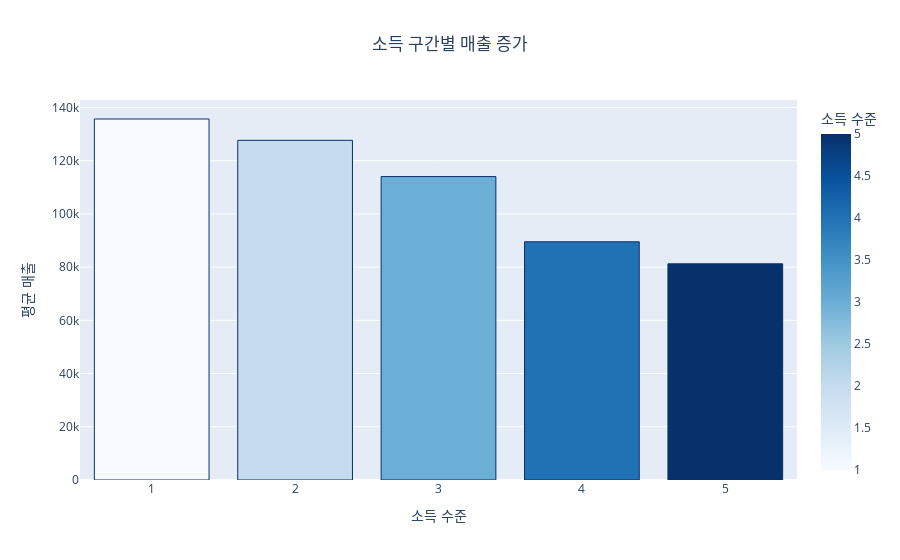

The cell this chart's notebook holds for it:
### Code cell
import pandas as pd
import plotly.express as px
import json

# JSON 문자열을 파이썬 객체로 변환
income_sales_data = '[[135665.77331099944, 1], [127649.68678138133, 2], [114032.53034547152, 3], [89522.10212448752, 4], [81240.75049374589, 5]]'
data = json.loads(income_sales_data)

df = pd.DataFrame(data, columns=['avg_sales', 'income_level'])

fig = px.bar(df, x='income_level', y='avg_sales', title='소득 구간별 매출 증가', 
             labels={'income_level':'소득 수준', 'avg_sales':'평균 매출'}, 
             color='income_level', color_continuous_scale='Blues')

fig.update_layout(title_x=0.5, xaxis_title='소득 수준', yaxis_title='평균 매출')
fig.update_traces(marker_line_width=1, marker_line_color='rgb(8,48,107)')

### Figure 1 — Plotly figure (JSON) as saved in the notebook; plotly's stock layout.template omitted (floating-point values rounded to 4 significant figures)
{"data": [{"hovertemplate": "소득 수준=%{marker.color}<br>평균 매출=%{y}<extra></extra>", "legendgroup": "", "marker": {"color": [1, 2, 3, 4, 5], "coloraxis": "coloraxis", "line": {"color": "rgb(8,48,107)", "width": 1}, "pattern": {"shape": ""}}, "name": "", "orientation": "v", "showlegend": false, "textposition": "auto", "type": "bar", "x": [1, 2, 3, 4, 5], "xaxis": "x", "y": [135700.0, 127600.0, 114000.0, 89520.0, 81240.0], "yaxis": "y"}], "layout": {"barmode": "relative", "coloraxis": {"colorbar": {"title": {"text": "소득 수준"}}, "colorscale": [[0, "rgb(247,251,255)"], [0.125, "rgb(222,235,247)"], [0.25, "rgb(198,219,239)"], [0.375, "rgb(158,202,225)"], [0.5, "rgb(107,174,214)"], [0.625, "rgb(66,146,198)"], [0.75, "rgb(33,113,181)"], [0.875, "rgb(8,81,156)"], [1, "rgb(8,48,107)"]]}, "legend": {"tracegroupgap": 0}, "title": {"text": "소득 구간별 매출 증가", "x": 0.5}, "xaxis": {"anchor": "y", "domain": [0, 1], "title": {"text": "소득 수준"}}, "yaxis": {"anchor": "x", "domain": [0, 1], "title": {"text": "평균 매출"}}}}
